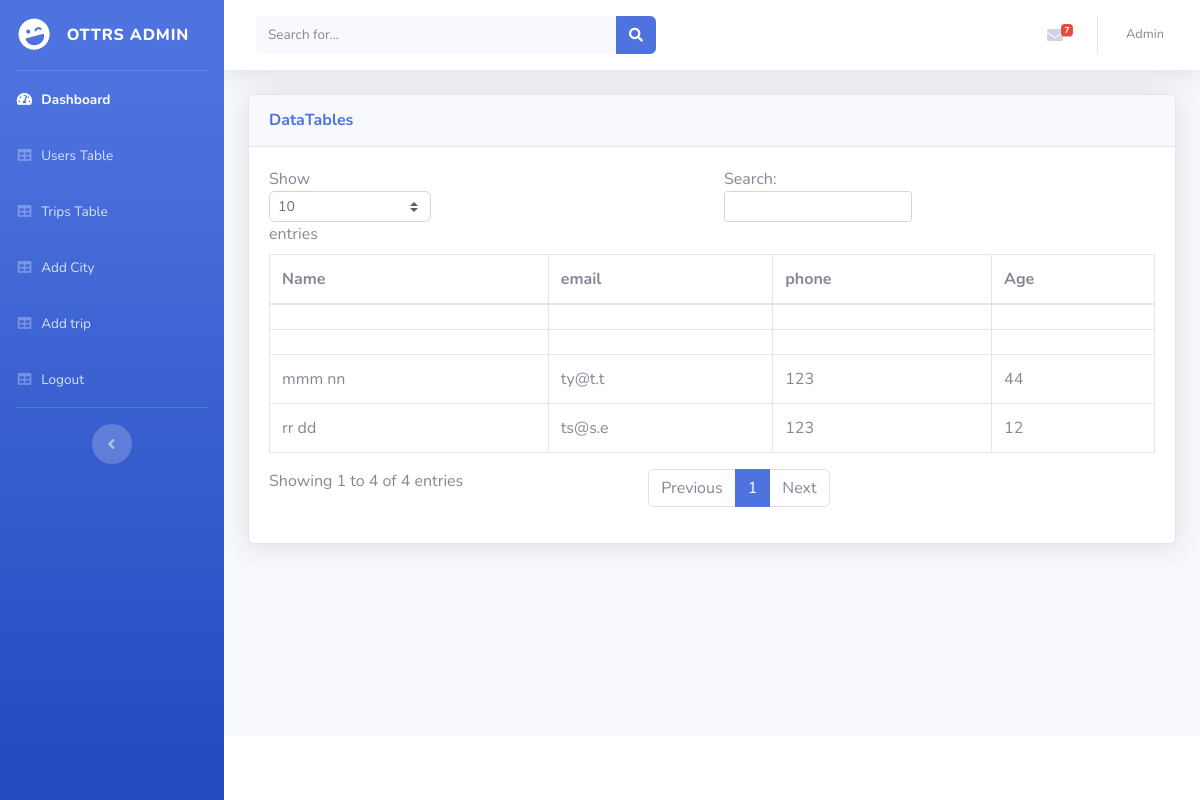
Page /admin/userstable.php on the committed database.
### tables this page shows
CREATE TABLE `user` (
  `email` varchar(200) NOT NULL,
  `password` text NOT NULL,
  `role` int(11) NOT NULL
);

CREATE TABLE `info` (
  `email` varchar(200) NOT NULL,
  `name` varchar(300) NOT NULL,
  `age` varchar(60) NOT NULL,
  `phone` varchar(90) NOT NULL,
  `natl` varchar(200) NOT NULL,
  `id` int(11) NOT NULL,
  `Gender` varchar(20) NOT NULL
);

### admin/userstable.php (the view, shortened to what this page needs)
<?php
require "../conne.php";
?>
<!DOCTYPE html>
<html lang="en">
<head>
  <link href="vendor/fontawesome-free/css/all.min.css" rel="stylesheet" type="text/css">
  <link href="css/sb-admin-2.min.css" rel="stylesheet">
</head>
<body id="page-top">
  <div id="wrapper">
    <ul class="navbar-nav bg-gradient-primary sidebar sidebar-dark accordion" id="accordionSidebar">
      <a class="sidebar-brand d-flex align-items-center justify-content-center" href="dashboard.html">
        <div class="sidebar-brand-icon rotate-n-15">
          <i class="fas fa-laugh-wink"></i>
        </div>
        <div class="sidebar-brand-text mx-3">OTTRS Admin <sup></sup></div>
      </a>
      <hr class="sidebar-divider my-0">
      <li class="nav-item active">
        <a class="nav-link" href="dashboard.php">
          <i class="fas fa-fw fa-tachometer-alt"></i>
          <span>Dashboard</span></a>
      </li>
      <li class="nav-item">
        <a class="nav-link" href="userstable.php">
          <i class="fas fa-fw fa-table"></i>
          <span>Users Table</span></a>
      </li>
      <li class="nav-item">
        <a class="nav-link" href="tripstable.php">
          <i class="fas fa-fw fa-table"></i>
          <span>Trips Table</span></a>
      </li>
      <li class="nav-item">
        <a class="nav-link" href="addCity.php">
          <i class="fas fa-fw fa-table"></i>
          <span>Add City</span></a>
      </li>
      <li class="nav-item">
        <a class="nav-link" href="tripstable.php">
          <i class="fas fa-fw fa-table"></i>
          <span>Add trip</span></a>
      </li>
      <li class="nav-item">
        <a class="nav-link" href="logout.php">
          <i class="fas fa-fw fa-table"></i>
          <span>Logout</span></a>
      </li>
      <hr class="sidebar-divider d-none d-md-block">
      <div class="text-center d-none d-md-inline">
        <button class="rounded-circle border-0" id="sidebarToggle"></button>
      </div>
    </ul>
    <div id="content-wrapper" class="d-flex flex-column">
      <div id="content">
        <nav class="navbar navbar-expand navbar-light bg-white topbar mb-4 static-top shadow">
          <form class="d-none d-sm-inline-block form-inline mr-auto ml-md-3 my-2 my-md-0 mw-100 navbar-search">
            <div class="input-group">
              <input type="text" class="form-control bg-light border-0 small" placeholder="Search for..." aria-label="Search" aria-describedby="basic-addon2">
              <div class="input-group-append">
                <button class="btn btn-primary" type="button">
                  <i class="fas fa-search fa-sm"></i>
                </button>
              </div>
            </div>
          </form>
          <ul class="navbar-nav ml-auto">
            <li class="nav-item dropdown no-arrow d-sm-none">
            <li class="nav-item dropdown no-arrow mx-1">
              <a class="nav-link dropdown-toggle" href="#" id="messagesDropdown" role="button" data-toggle="dropdown" aria-haspopup="true" aria-expanded="false">
                <i class="fas fa-envelope fa-fw"></i>
                <span class="badge badge-danger badge-counter">7</span>
              </a>
            </li>
            <li class="nav-item dropdown no-arrow">
              <a class="nav-link dropdown-toggle" href="#" id="userDropdown" role="button" data-toggle="dropdown" aria-haspopup="true" aria-expanded="false">
                <span class="mr-2 d-none d-lg-inline text-gray-600 small">Admin </span>
              </a>
            </li>
          </ul>
        </nav>
        <div class="container-fluid">
          <div class="card shadow mb-4">
            <div class="card-header py-3">
              <h6 class="m-0 font-weight-bold text-primary">DataTables </h6>
            </div>
            <div class="card-body">
              <div class="table-responsive">
                <table class="table table-bordered" id="dataTable" width="100%" cellspacing="0">
                  <thead>
                    <tr>
                      <th>Name</th>
                      <th>email</th>
                      <th>phone</th>
                      <th>Age</th>
                    </tr>
                  </thead>
                  <tbody>
                    <?php
                    $sql="SELECT * FROM user LEFT JOIN info ON user.email=info.email";
                    $res=mysqli_query($mycon,$sql);
                    if(mysqli_num_rows($res)){
                      while ($rows=mysqli_fetch_array($res)) {
                        echo '
                        <tr>
                        <td>'.$rows['name'].'</td>
                        <td>'.$rows['email'].'</td>
                        <td>'.$rows['phone'].'</td>
                        <td>'.$rows['age'].'</td>
                        </tr>
                        ';
                      }
                    }
                    ?>
                  </tbody>
                </table>
              </div>
            </div>
          </div>
        </div>
      </div>
      <footer class="sticky-footer bg-white">
      </footer>
    </div>
  </div>
</body>
</html>

### rows in the picture
user: info.name "rr dd", info.email "ts@s.e", info.phone "123", info.age "12"
user: info.name "mmm nn", info.email "ty@t.t", info.phone "123", info.age "44"
